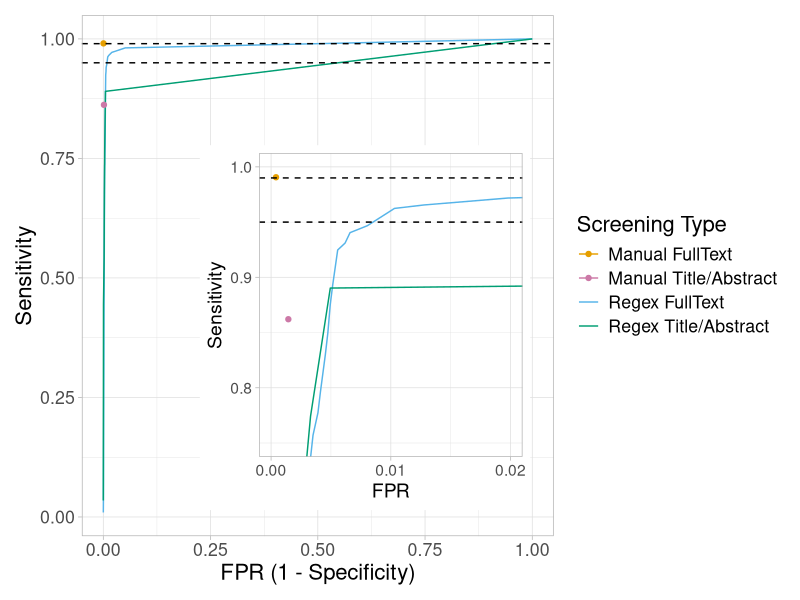

This chart was generated by the following R code:
## ---- chunk 1
# Running RStudio and R Version  4.2.1

library(dplyr)     #V1.0.9
library(ggplot2)   #V3.3.6
library(tidyr)     #V1.2.0
library(patchwork) #V1.1.1
## ---- chunk 2
# Dataset of all results for analysis
results <- read.csv("data-analysis/full_data_for_analysis.csv", stringsAsFactors = F)
## ---- chunk 3
cbPalette <- c("#E69F00", "#CC79A7", "#56B4E9", "#009E73")
## ---- chunk 4
# Add FPR (false positive rate column) e.g. 1 minus specificity and 1 minus sensitivity
results <- results %>%
  mutate(FPR = 1- Specificity,
         OneMinusSens = 1 - Sensitivity) %>%
  rename("Screening Type" = Screening_Type)
# Specify levels (for graph legend)
results$"Screening Type" <- factor(results$"Screening Type", levels = c("Manual_TiAb", "Manual_FullText", "Regex_TiAb", "Regex_FullText"))
# Reformat Screening Type (for graph legend)
results$"Screening Type" <- sub("_", " ", results$"Screening Type")
results$"Screening Type" <- sub("TiAb", "Title/Abstract", results$"Screening Type")
# Specify labels for graph
label=c("0.95", "0.99")


# Plot ROC curve graph
p <- ggplot(results, aes(FPR, Sensitivity, colour = `Screening Type`)) +
  stat_summary(fun="mean", geom="line") + 
  scale_colour_manual(values = cbPalette) +
  geom_point(data = head(results, 2)) +
  theme(legend.position = "right") +
  geom_hline(yintercept = 0.99, linetype = "dashed") + geom_hline(yintercept = 0.95, linetype = "dashed") +
  theme_light() + 
  xlab("FPR (1 - Specificity)") +
  theme(text = element_text(size = 16))

# Plot inset
inset <- ggplot(results, aes(FPR, Sensitivity, colour = `Screening Type`)) +
  stat_summary(fun="mean", geom="line") + 
  scale_colour_manual(values = cbPalette) +
  geom_point(data = head(results, 2)) +
  geom_hline(yintercept = 0.99, linetype = "dashed") + geom_hline(yintercept = 0.95, linetype = "dashed") +
  theme_light() + 
  coord_cartesian(xlim = c(0,0.02), ylim = c(0.75,1)) +
  theme(legend.position = "none") +
  theme(text = element_text(size = 14)) +
  scale_y_continuous(breaks = seq(0.70, 1.00, by = 0.10)) +
  scale_x_continuous(breaks = seq(0, 0.02, by = 0.01))

# Merge
p + inset_element(inset + theme(legend.position = "none"), right = 0.95, bottom = 0.05, left = 0.25, top = 0.75)
## ---- chunk 5
# For regex tiab:

regex_tiab_results <- results %>%
  rename(Screening_Type = "Screening Type") %>%
  # Subset results
  filter(Screening_Type == "Regex Title/Abstract") %>%
  # Calculate 1 - Sensitivity
  # Calculate C
  mutate(OneMinusSens = 1 - Sensitivity,
         C = sqrt(OneMinusSens^2 + FPR^2)) %>%
  # Arrange C by low to high
  arrange(C) %>%
  # Subset only smallest value of C
  head(1)

# For regex full-text:

regex_fulltext_results <- results %>%
  rename(Screening_Type = "Screening Type") %>%
  # Subset results
  filter(Screening_Type == "Regex FullText") %>%
  # Calculate 1 - Sensitivity
  # Calculate C
  mutate(OneMinusSens = 1 - Sensitivity,
         C = sqrt(OneMinusSens^2 + FPR^2)) %>%
  # Arrange C by low to high
  arrange(C) %>%
  # Subset only smallest value of C
  head(1)

# Get manual screening

manual_results <- results %>%
  rename(Screening_Type = "Screening Type") %>%
  # Subset results
  filter(Screening_Type == "Manual Title/Abstract" | Screening_Type == "Manual FullText") %>%
  # Calculate 1 - Sensitivity
  # Calculate C
  mutate(OneMinusSens = 1 - Sensitivity,
         C = sqrt(OneMinusSens^2 + FPR^2))


# Merge optimal results
optimal_results <- rbind(manual_results, regex_tiab_results, regex_fulltext_results)

# Clear environment
rm(regex_tiab_results, regex_fulltext_results, manual_results)
## ---- chunk 6
write.csv(optimal_results, "data-analysis/optimal_results.csv", row.names = F)
